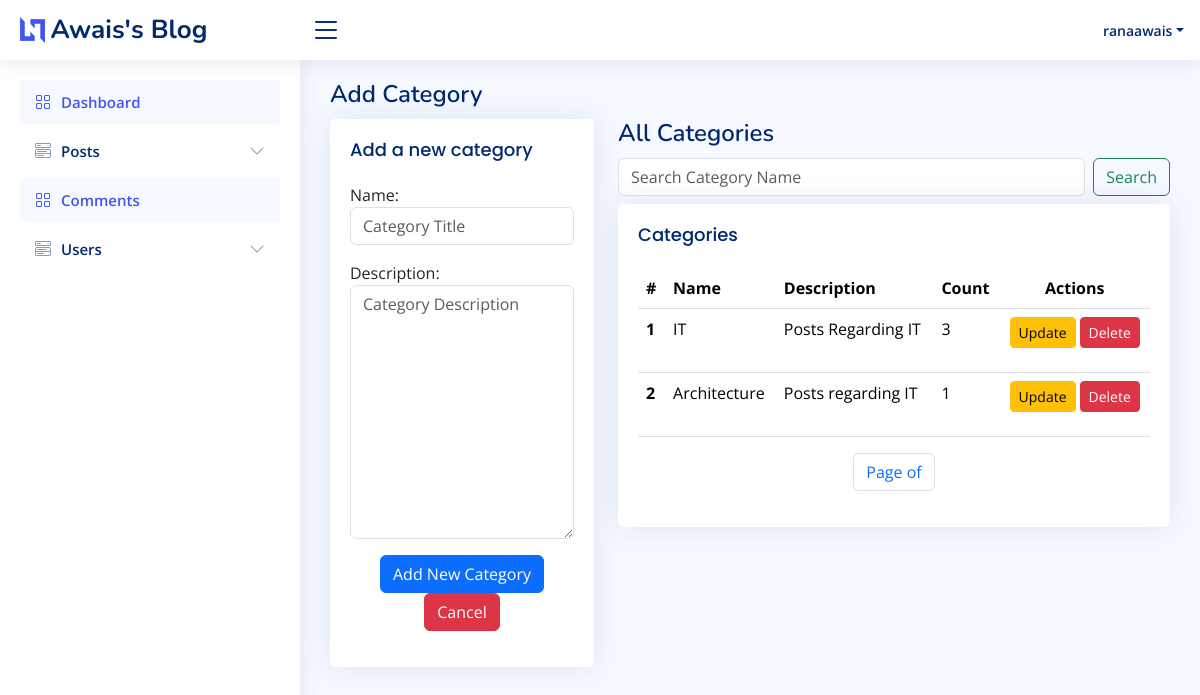
Screenshot of /blog/add_category (signed in) with the database file from the repository.
### blog/models.py (models this page shows, shortened)
class Category(models.Model):
    users = models.ForeignKey(User, on_delete=models.CASCADE, related_name='categories')
    name = models.CharField(max_length=100)
    description = models.TextField(null=True, blank=True)
    slug = models.SlugField(unique=True, blank=True)
    class Meta:
        verbose_name_plural = 'Categories'

### blog/views.py (the view, shortened to what this page needs)
# urls.py: path('add_category', views.CategoryView.as_view(), name='add-category'),
class CategoryView(LoginRequiredMixin, CreateView):
    model = Category
    form_class = CategoryForm
    template_name = 'blog/create_category.html'
    success_url = reverse_lazy('add-category')
    def get_context_data(self, **kwargs):
        context = super().get_context_data(**kwargs)
        context['categories'] = Category.objects.all()
        context['search_form'] = CategorySearchForm(self.request.GET)
        context['search_query'] = self.request.GET.get('search_query')
        search_query = self.request.GET.get('search_query')
        if search_query:
            context['categories'] = Category.objects.filter(name__icontains=search_query)
        return context

### blog/forms.py
class CategoryForm(forms.ModelForm):
    class Meta:
        model = Category
        fields = ['name', 'description']
        widgets = {
            'name': forms.TextInput(attrs={'class': 'form-control', 'placeholder': 'Category Title'}),
            'description': forms.Textarea(attrs={'class': 'form-control', 'placeholder': 'Category Description'}),
        }
        labels = {
            'name': 'Name',
            'description': 'Description',
        }

class CategorySearchForm(forms.Form):
    search_query = forms.CharField(max_length=100, required=False, label='Search Users', widget=forms.TextInput(
        attrs={'class': 'form-control me-2', 'placeholder': 'Search Category Name'}))

### blog/context_processors.py (called while the page is built)
def site_info(request):
    site_name = "Awais's Blog"
    blog_title = "Awais's Wonderful Blog"
    blog_description = "A Blog Site by Rana Awais Ahmad"
    return {
        'site_name': site_name,
        'blog_title': blog_title,
        'blog_description': blog_description,
    }

### blog/templates/blog/create_category.html (shortened to what this page needs)
{% extends 'base.html' %}
{% load static %}
{% block content %}
    {% include 'navbar.html' %}
    {% include 'sidebar.html' %}
    <main id="main" class="main">
        <div class="pagetitle">
            <h1>Add Category</h1>
        </div>
        <section class="section">
            <div class="row">
                <div class="col-lg-4">
                    <div class="card">
                        <div class="card-body">
                            <h5 class="card-title">Add a new category</h5>
                            <form method="POST" action="" novalidate>
                                {% for field in form %}
                                    <div class="row mb-3">
                                        {{ field.label_tag }}
                                        <div class="col-sm-12">
                                            {{ field }}
                                        </div>
                                    </div>
                                {% endfor %}
                                <div class="text-center">
                                    <button type="submit" class="btn btn-primary">Add New Category</button>
                                    <p class="d-inline-flex gap-1">
                                        <a href="{% url 'add-category' %}" class="btn btn-danger"
                                           role="button">Cancel</a>
                                    </p>
                                </div>
                            </form>
                        </div>
                    </div>
                </div>
                <div class="col-lg-8">
                    <div class="pagetitle">
                        <h1>All Categories</h1>
                    </div>
                    <section class="section">
                        <form class="d-flex mb-2" role="search" method="GET">
                            {% for field in search_form %}
                                {{ field }}
                            {% endfor %}
                            <button class="btn btn-outline-success" type="submit">Search</button>
                        </form>
                        <div class="card">
                            <div class="card-body">
                                <h5 class="card-title">Categories</h5>
                                <table class="table table-hover">
                                    <thead>
                                    <tr>
                                        <th scope="col">#</th>
                                        <th scope="col">Name</th>
                                        <th scope="col">Description</th>
                                        <th scope="col">Count</th>
                                        {% if user.is_staff %}
                                            <th scope="col" class="text-center">Actions</th>
                                        {% endif %}
                                    </tr>
                                    </thead>
                                    <tbody>
                                    {% for category in categories %}
                                        <tr>
                                            <th scope="row">{{ category.id }}</th>
                                            <td>{{ category.name }}</td>
                                            <td>{{ category.description }}</td>
                                            <td>{{ category.posts.count }}</td>
                                            {% if user.is_staff %}
                                                <td class="text-center">
                                                    <p class="d-inline-flex gap-1">
                                                        <a href="{% url 'update-category' category.slug %}"
                                                           class="btn btn-sm btn-warning"
                                                           role="button">Update</a>
                                                        <a href="{% url 'delete-category' category.slug %}"
                                                           class="btn btn-sm btn-danger"
                                                           role="button">Delete</a>
                                                    </p>
                                                </td>
                                            {% endif %}
                                        </tr>
                                    {% endfor %}
                                </table>
                                <nav aria-label="Page navigation example">
                                    <ul class="pagination justify-content-center">
                                        <li class="page-item"><a class="page-link"
                                                                 href="?page={{ page_obj.number }}">Page {{ page_obj.number }}
                                            of {{ page_obj.paginator.num_pages }}</a></li>
                                    </ul>
                                </nav>
                            </div>
                        </div>
                    </section>
                </div>
            </div>
        </section>
    </main>
{% endblock %}

### templates/navbar.html (shortened to what this page needs)
{% load static %}
<header id="header" class="header fixed-top d-flex align-items-center">
    <div class="d-flex align-items-center justify-content-between">
        <a href="{% url 'index' %}" class="logo d-flex align-items-center">
            <img src="{% static 'assets/img/logo.png' %}" alt="">
            <span class="d-none d-lg-block">{{ site_name }}</span>
        </a>
        <i class="bi bi-list toggle-sidebar-btn"></i>
    </div>
    <nav class="header-nav ms-auto">
        <ul class="d-flex align-items-center">
            <li class="nav-item dropdown pe-3">
                <a class="nav-link nav-profile d-flex align-items-center pe-0" href="#" data-bs-toggle="dropdown">
                    <span class="d-none d-md-block dropdown-toggle ps-2">{{ user.username }}</span>
                </a>
            </li>
        </ul>
    </nav>
</header>

### static/assets/css/style.css (style rules this page uses)
:root { scroll-behavior: smooth; }
body { font-family: "Open Sans", sans-serif; background: #f6f9ff; color: #444444; }
a { color: #4154f1; text-decoration: none; }
h1, h2, h3, h4, h5, h6 { font-family: "Nunito", sans-serif; }
#main { margin-top: 60px; padding: 20px 30px; transition: all 0.3s; }
.pagetitle { margin-bottom: 10px; }
.pagetitle h1 { font-size: 24px; margin-bottom: 0; font-weight: 600; color: #012970; }
.card { margin-bottom: 30px; border: none; border-radius: 5px; box-shadow: 0px 0 30px rgba(1, 41, 112, 0.1); }
.card-title { padding: 20px 0 15px 0; font-size: 18px; font-weight: 500; color: #012970; font-family: "Poppins", sans-serif; }
.card-body { padding: 0 20px 20px 20px; }
.logo { line-height: 1; }
@media (min-width: 1200px) { .logo { width: 280px; } }
.logo img { max-height: 26px; margin-right: 6px; }
.logo span { font-size: 26px; font-weight: 700; color: #012970; font-family: "Nunito", sans-serif; }
.header { transition: all 0.5s; z-index: 997; height: 60px; box-shadow: 0px 2px 20px rgba(1, 41, 112, 0.1); background-color: #fff; padding-left: 20px; }
.header .toggle-sidebar-btn { font-size: 32px; padding-left: 10px; cursor: pointer; color: #012970; }
.header-nav ul { list-style: none; }
.header-nav>ul { margin: 0; padding: 0; }
.header-nav .nav-profile { color: #012970; }
.header-nav .nav-profile span { font-size: 14px; font-weight: 600; }
@media (min-width: 1200px) { #main, #footer { margin-left: 300px; } }

### rows the page displays
Category: id "1", name "IT", description "Posts Regarding IT", posts.count "3"
Category: id "2", name "Architecture", description "Posts regarding IT", posts.count "1"

### other values shown
{{ site_name }} "Awais's Blog"
{{ user.username }} "ranaawais"
{{ field.label_tag }} "Name:" "Description:"
